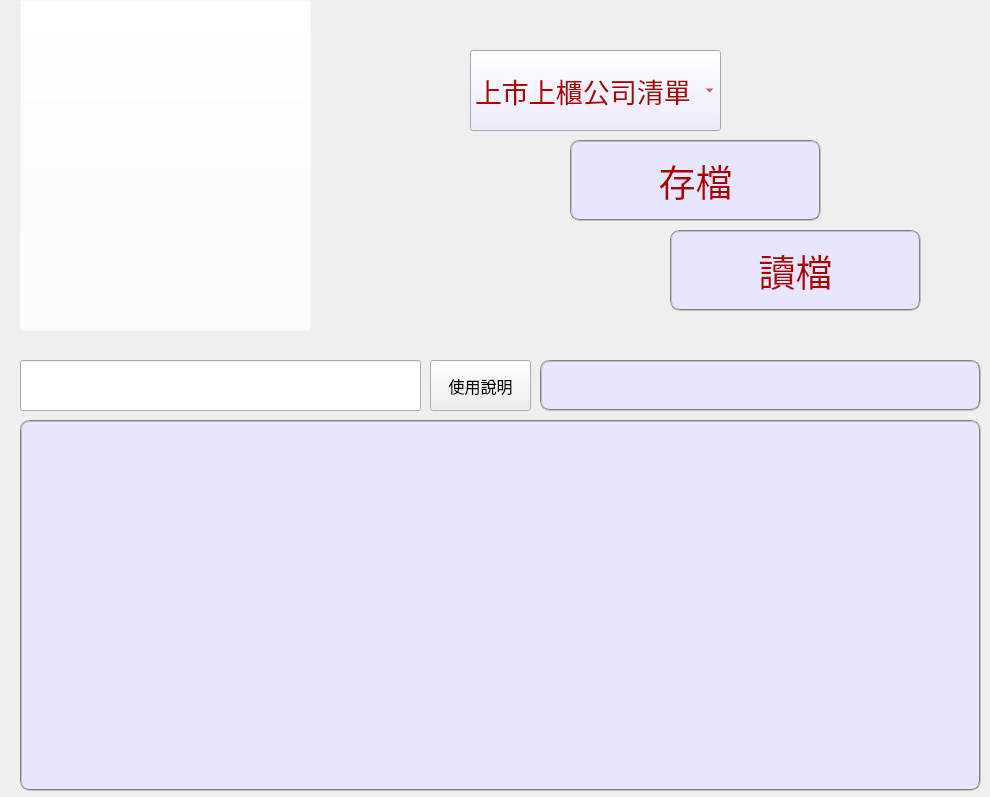
<?xml version="1.0" encoding="UTF-8"?>
<ui version="4.0">
 <class>Stock_Search</class>
 <widget class="QWidget" name="Stock_Search">
  <property name="geometry">
   <rect>
    <x>0</x>
    <y>0</y>
    <width>990</width>
    <height>797</height>
   </rect>
  </property>
  <property name="windowTitle">
   <string>Stock_Search</string>
  </property>
  <widget class="QLabel" name="background">
   <property name="geometry">
    <rect>
     <x>0</x>
     <y>0</y>
     <width>991</width>
     <height>801</height>
    </rect>
   </property>
   <property name="text">
    <string/>
   </property>
   <property name="pixmap">
    <pixmap>background.jpg</pixmap>
   </property>
   <property name="scaledContents">
    <bool>true</bool>
   </property>
  </widget>
  <widget class="QLabel" name="logo">
   <property name="geometry">
    <rect>
     <x>850</x>
     <y>0</y>
     <width>141</width>
     <height>121</height>
    </rect>
   </property>
   <property name="text">
    <string/>
   </property>
   <property name="pixmap">
    <pixmap>logo.png</pixmap>
   </property>
   <property name="scaledContents">
    <bool>true</bool>
   </property>
  </widget>
  <widget class="QPushButton" name="pushButton">
   <property name="geometry">
    <rect>
     <x>20</x>
     <y>0</y>
     <width>291</width>
     <height>331</height>
    </rect>
   </property>
   <property name="styleSheet">
    <string notr="true">background-color: rgba(255, 255, 255, 0);</string>
   </property>
   <property name="text">
    <string/>
   </property>
  </widget>
  <widget class="QLabel" name="bull">
   <property name="geometry">
    <rect>
     <x>-10</x>
     <y>-10</y>
     <width>361</width>
     <height>371</height>
    </rect>
   </property>
   <property name="text">
    <string/>
   </property>
   <property name="pixmap">
    <pixmap>bull.png</pixmap>
   </property>
   <property name="scaledContents">
    <bool>true</bool>
   </property>
  </widget>
  <widget class="QLabel" name="output">
   <property name="geometry">
    <rect>
     <x>20</x>
     <y>420</y>
     <width>961</width>
     <height>371</height>
    </rect>
   </property>
   <property name="font">
    <font>
     <family>微軟正黑體 Light</family>
     <pointsize>14</pointsize>
    </font>
   </property>
   <property name="styleSheet">
    <string notr="true">color: rgb(170, 0, 0);
background-color: rgb(232, 230, 255);
border:2px groove gray;border-radius:10px;padding:2px 4px;</string>
   </property>
   <property name="text">
    <string/>
   </property>
   <property name="alignment">
    <set>Qt::AlignLeading|Qt::AlignLeft|Qt::AlignVCenter</set>
   </property>
  </widget>
  <widget class="QPushButton" name="save">
   <property name="geometry">
    <rect>
     <x>570</x>
     <y>140</y>
     <width>251</width>
     <height>81</height>
    </rect>
   </property>
   <property name="font">
    <font>
     <family>微軟正黑體 Light</family>
     <pointsize>28</pointsize>
    </font>
   </property>
   <property name="styleSheet">
    <string notr="true">color: rgb(170, 0, 0);
background-color: rgb(232, 230, 255);
border:2px groove gray;border-radius:10px;padding:2px 4px;</string>
   </property>
   <property name="text">
    <string>存檔</string>
   </property>
  </widget>
  <widget class="QPushButton" name="load">
   <property name="geometry">
    <rect>
     <x>670</x>
     <y>230</y>
     <width>251</width>
     <height>81</height>
    </rect>
   </property>
   <property name="font">
    <font>
     <family>微軟正黑體 Light</family>
     <pointsize>28</pointsize>
    </font>
   </property>
   <property name="styleSheet">
    <string notr="true">color: rgb(170, 0, 0);
background-color: rgb(232, 230, 255);
border:2px groove gray;border-radius:10px;padding:2px 4px;</string>
   </property>
   <property name="text">
    <string>讀檔</string>
   </property>
  </widget>
  <widget class="QLineEdit" name="input">
   <property name="geometry">
    <rect>
     <x>20</x>
     <y>360</y>
     <width>401</width>
     <height>51</height>
    </rect>
   </property>
   <property name="font">
    <font>
     <family>微軟正黑體 Light</family>
     <pointsize>20</pointsize>
    </font>
   </property>
   <property name="text">
    <string/>
   </property>
   <property name="frame">
    <bool>true</bool>
   </property>
   <property name="alignment">
    <set>Qt::AlignCenter</set>
   </property>
  </widget>
  <widget class="QComboBox" name="combox">
   <property name="geometry">
    <rect>
     <x>470</x>
     <y>50</y>
     <width>251</width>
     <height>81</height>
    </rect>
   </property>
   <property name="font">
    <font>
     <family>微軟正黑體 Light</family>
     <pointsize>20</pointsize>
    </font>
   </property>
   <property name="styleSheet">
    <string notr="true">color: rgb(170, 0, 0);
background-color: rgb(232, 230, 255);
</string>
   </property>
   <property name="currentText">
    <string>上市上櫃公司清單</string>
   </property>
   <property name="currentIndex">
    <number>0</number>
   </property>
   <property name="maxVisibleItems">
    <number>10</number>
   </property>
   <property name="insertPolicy">
    <enum>QComboBox::InsertAtBottom</enum>
   </property>
   <item>
    <property name="text">
     <string>上市上櫃公司清單</string>
    </property>
   </item>
  </widget>
  <widget class="QPushButton" name="readme">
   <property name="geometry">
    <rect>
     <x>430</x>
     <y>360</y>
     <width>101</width>
     <height>51</height>
    </rect>
   </property>
   <property name="font">
    <font>
     <family>微軟正黑體 Light</family>
     <pointsize>12</pointsize>
    </font>
   </property>
   <property name="text">
    <string>使用說明</string>
   </property>
  </widget>
  <widget class="QLabel" name="TIME_TIME">
   <property name="geometry">
    <rect>
     <x>540</x>
     <y>360</y>
     <width>441</width>
     <height>51</height>
    </rect>
   </property>
   <property name="font">
    <font>
     <family>微軟正黑體 Light</family>
     <pointsize>16</pointsize>
    </font>
   </property>
   <property name="styleSheet">
    <string notr="true">color: rgb(170, 0, 0);
background-color: rgb(232, 230, 255);
border:2px groove gray;border-radius:10px;padding:2px 4px;</string>
   </property>
   <property name="text">
    <string/>
   </property>
   <property name="alignment">
    <set>Qt::AlignCenter</set>
   </property>
  </widget>
  <zorder>background</zorder>
  <zorder>logo</zorder>
  <zorder>bull</zorder>
  <zorder>output</zorder>
  <zorder>save</zorder>
  <zorder>load</zorder>
  <zorder>input</zorder>
  <zorder>combox</zorder>
  <zorder>pushButton</zorder>
  <zorder>readme</zorder>
  <zorder>TIME_TIME</zorder>
 </widget>
 <resources/>
 <connections/>
</ui>
